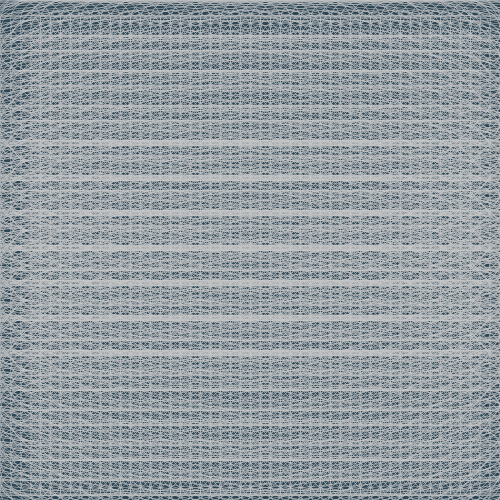
Frame 1 (no input)
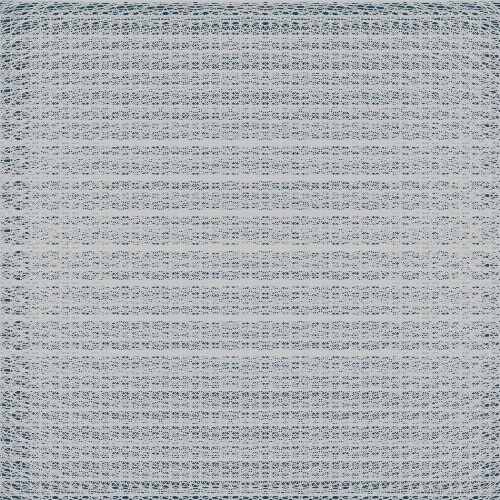
Frame 2 (the mouse pressed at the canvas centre, redrawn once)

The Processing sketch that drew these frames (run headless with seeded random() and noise(); the mouse was pressed at the canvas centre and the sketch redrawn once):

// Processing sketch: processing_85233
// ── processing_85233.pde

void setup()
{
  size(500, 500);
  stroke(200);
  background(#2d4655);
  strokeWeight(0.5);
  smooth();
}



void draw()
{
  noFill();

  for (int posX = 20; posX < width; posX = posX + 10)
  {
   
  for (int posY = 20; posY < height; posY = posY + 10)
  {
    ellipse(posX, posY, 40, 40);
  }}

for (int posX = 20; posX < width; posX = posX + 35)
  {
   
  for (int posY = 20; posY < height; posY = posY + 35)
  {
    ellipse(posX, posY,2000, 2000);
  }}

for (int posX = 20; posX < width; posX = posX + 35)
  {
   
  for (int posY = 20; posY < height; posY = posY + 35)
  {
    ellipse(posX, posY, 1000, 500);
    
  }}
 
 for (int posX = 20; posX < width; posX = posX + 35)
  {
   
  for (int posY = 20; posY < height; posY = posY + 35)
  {
    ellipse(posX, posY, 1000, 250);
    
  }}
 
 noLoop();
}
